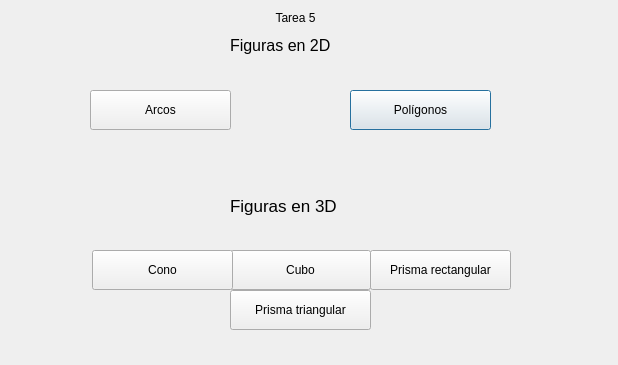
<?xml version="1.0" encoding="UTF-8"?>
<ui version="4.0">
 <class>Dialog</class>
 <widget class="QDialog" name="Dialog">
  <property name="geometry">
   <rect>
    <x>0</x>
    <y>0</y>
    <width>618</width>
    <height>365</height>
   </rect>
  </property>
  <property name="windowTitle">
   <string>Menu</string>
  </property>
  <widget class="QLabel" name="label">
   <property name="geometry">
    <rect>
     <x>190</x>
     <y>10</y>
     <width>211</width>
     <height>16</height>
    </rect>
   </property>
   <property name="text">
    <string>Tarea 5</string>
   </property>
   <property name="alignment">
    <set>Qt::AlignCenter</set>
   </property>
  </widget>
  <widget class="QPushButton" name="pushButton">
   <property name="geometry">
    <rect>
     <x>350</x>
     <y>90</y>
     <width>141</width>
     <height>40</height>
    </rect>
   </property>
   <property name="text">
    <string>Polígonos</string>
   </property>
  </widget>
  <widget class="QPushButton" name="pushButton_2">
   <property name="geometry">
    <rect>
     <x>90</x>
     <y>90</y>
     <width>141</width>
     <height>40</height>
    </rect>
   </property>
   <property name="text">
    <string>Arcos</string>
   </property>
  </widget>
  <widget class="QPushButton" name="pushButton_3">
   <property name="geometry">
    <rect>
     <x>230</x>
     <y>250</y>
     <width>141</width>
     <height>40</height>
    </rect>
   </property>
   <property name="text">
    <string>Cubo</string>
   </property>
  </widget>
  <widget class="QPushButton" name="pushButton_4">
   <property name="geometry">
    <rect>
     <x>370</x>
     <y>250</y>
     <width>141</width>
     <height>40</height>
    </rect>
   </property>
   <property name="text">
    <string>Prisma rectangular</string>
   </property>
  </widget>
  <widget class="QPushButton" name="pushButton_5">
   <property name="geometry">
    <rect>
     <x>230</x>
     <y>290</y>
     <width>141</width>
     <height>40</height>
    </rect>
   </property>
   <property name="text">
    <string>Prisma triangular</string>
   </property>
  </widget>
  <widget class="QPushButton" name="pushButton_6">
   <property name="geometry">
    <rect>
     <x>92</x>
     <y>250</y>
     <width>141</width>
     <height>40</height>
    </rect>
   </property>
   <property name="text">
    <string>Cono</string>
   </property>
  </widget>
  <widget class="QLabel" name="label_2">
   <property name="geometry">
    <rect>
     <x>230</x>
     <y>190</y>
     <width>161</width>
     <height>31</height>
    </rect>
   </property>
   <property name="font">
    <font>
     <pointsize>13</pointsize>
    </font>
   </property>
   <property name="text">
    <string>Figuras en 3D</string>
   </property>
  </widget>
  <widget class="QLabel" name="label_3">
   <property name="geometry">
    <rect>
     <x>230</x>
     <y>30</y>
     <width>151</width>
     <height>31</height>
    </rect>
   </property>
   <property name="font">
    <font>
     <pointsize>12</pointsize>
    </font>
   </property>
   <property name="text">
    <string>Figuras en 2D</string>
   </property>
  </widget>
 </widget>
 <layoutdefault spacing="6" margin="11"/>
 <resources/>
 <connections/>
</ui>
